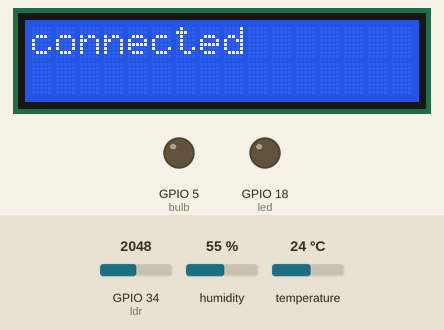
Simulated run of this sketch. Board: ESP32. On the bench: 16×2 character LCD, output pins drawn as LEDs (lit = HIGH). The inputs (shaded band) are chosen by the test bench; at power-on: temperature 24 °C, GPIO 34 (ldr) = 2048, humidity 55 %. WiFi joins after 1.5 s; servers stay silent unless stated; what the sketch prints to the serial monitor is not drawn.

Above: at 3.7 s.
At 5.8 s:
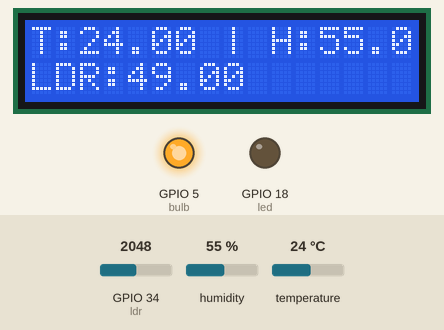
5.9 s: temperature set to 33 °C
At 8.1 s:
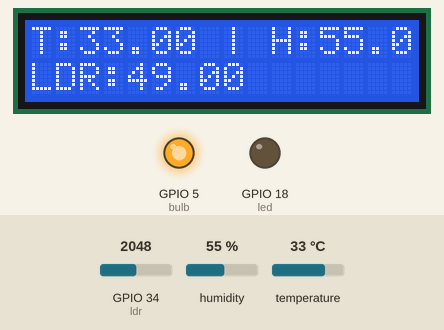
12.1 s: temperature set to 36 °C
At 14.6 s:
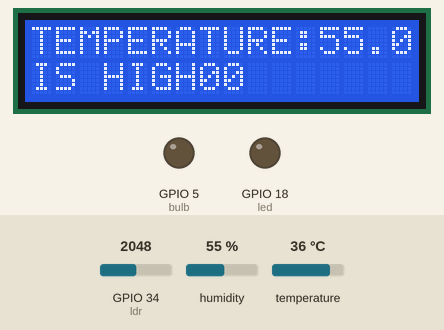
19.6 s: GPIO 34 (ldr) set to 0
At 20.4 s:
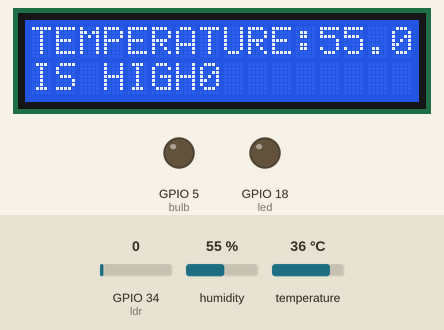
21.6 s: humidity set to 22 %
At 23.2 s:
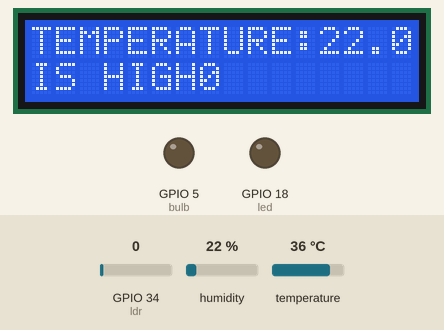
24.3 s: GPIO 34 (ldr) set to 8
31.8 s: GPIO 34 (ldr) set to 11
Timing chart, 0 to 34.8 s (numbered marks = the images above; inputs shaded):
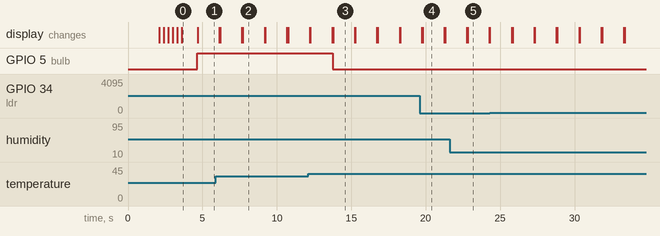

Measured:
- the behaviour switches between 34 and 35 °C on temperature (found by bisection; images 2 and 3)
- after the input at 5.9 s, the display: first differs from a run without the input after 1.8 s (image 2)
- after the input at 12.1 s, GPIO 5 (bulb): HIGH → LOW after 1.7 s; the display: first differs from a run without the input after 1.7 s (image 3)
- after the input at 19.6 s, the display: first differs from a run without the input after 0.21 s (image 4)
- what the display in image 0 shows lasts 1.1 s, from 3.6 s to 4.7 s
- what the display in image 2 shows lasts 1.5 s, from 7.7 s to 9.2 s

The sketch:

poultry_system.ino
```cpp
#include <Arduino.h>
#include <LiquidCrystal_I2C.h>
#include <WiFi.h>
#include <Firebase_ESP_Client.h>
#include "DHT.h"

LiquidCrystal_I2C lcd = LiquidCrystal_I2C(0x27, 16, 2);

#include <addons/TokenHelper.h>
#include <addons/RTDBHelper.h>

#define WIFI_SSID "" //username
#define WIFI_PASSWORD ""  //password

/* 2. Define the API Key */
#define API_KEY "" //API
//-----------------------------------------------------------------------
/* 3. Define the RTDB URL */
#define DATABASE_URL "" //Database url
//-----------------------------------------------------------------------

FirebaseJson jsonData;
FirebaseData fbdo;

FirebaseAuth auth;
FirebaseConfig config;

bool signupOK = false;


#define DHTPIN 19      // what pin we're connected to
#define DHTTYPE DHT11  // DHT 22  (AM2302)
//
DHT dht(DHTPIN, DHTTYPE);

int led = 18;
int bulb = 5;
int ldr = 34;


void setup() {
  Serial.begin(115200);
  lcd.init();
  lcd.backlight();
  pinMode(led, OUTPUT);
  pinMode(bulb, OUTPUT);
  pinMode(ldr, INPUT);
  //dht.begin();
  lcd.print(".....SYSTEM......");
  lcd.setCursor(0, 1);
  lcd.print("....BOOTING......");
  delay(2000);
  lcd.clear();

  WiFi.begin(WIFI_SSID, WIFI_PASSWORD);
  Serial.print("Connecting to Wi-Fi");
  while (WiFi.status() != WL_CONNECTED)
  {
    Serial.print(".");
    lcd.print(".");
    delay(300);
  }
  lcd.clear();
  lcd.print("connected");
  //-----------------------------------------------------------------------
  Serial.printf("Firebase Client v%s\n\n", FIREBASE_CLIENT_VERSION);

  /* Assign the api key (required) */
  config.api_key = API_KEY;

  /* Assign the RTDB URL (required) */
  config.database_url = DATABASE_URL;

  /* Assign the callback function for the long running token generation task */
  config.token_status_callback = tokenStatusCallback; //see addons/TokenHelper.h
  //-----------------------------------------------------------------------
  /*Or Sign up */
  if (Firebase.signUp(&config, &auth, "", "")) {
    Serial.println("Firebase signUp ok");
    signupOK = true;
  }
  else {
    Serial.printf("%s\n", config.signer.signupError.message.c_str());
  }
  Firebase.begin(&config, &auth);
  Firebase.reconnectWiFi(true);
  delay(1000);

}

void loop() {
  float ldr_value = analogRead(ldr);
  float humidity_value = dht.readHumidity();
  float temperature_value = dht.readTemperature();
  float percentage = map(ldr_value, 0, 4095, 0, 99);
  Serial.print("LDR Value:");
  Serial.println(ldr_value);
  Serial.print("Humidity Value:");
  Serial.println(humidity_value);
  Serial.print("Temperature Value:");
  Serial.println(temperature_value);
  lcd.setCursor(0, 0);
  lcd.print("T:");
  lcd.print(temperature_value);
  lcd.print(" | ");
  lcd.print("H:");
  lcd.print(humidity_value);
  lcd.setCursor(0, 1);
  lcd.print("LDR:");
  lcd.print(percentage);

  //CONDITIONAL STATEMENT
  if (temperature_value >= 35) {
    digitalWrite(bulb, LOW);
    lcd.setCursor(0, 0);
    lcd.print("TEMPERATURE");
    lcd.setCursor(0, 1);
    lcd.print("IS HIGH");
    delay(500);
  }
  else {
    digitalWrite(bulb, HIGH);
    lcd.setCursor(0, 0);
    lcd.print("T:");
    lcd.print(temperature_value);
    lcd.print(" | ");
    lcd.print("H:");
    lcd.print(humidity_value);
    lcd.setCursor(0, 1);
    lcd.print("LDR:");
    lcd.print(percentage);
    //lcd.clear();
    delay(500);

  }
  //GETTING DATA FROM FIREBASE
  //  if (Firebase.RTDB.getString(&fbdo, "/P1")) {
  //    String Status = fbdo.to<String>();
  //    if (Status == "1") {
  //      digitalWrite(LIGHT_A, HIGH);
  //      Serial.println("light A on");
  //    }
  //    if (Status == "0") {
  //      digitalWrite(LIGHT_A, LOW);
  //      Serial.println("light A off");
  //    }
  //  }
  //
  //
  //  //PUSHING TO FIREBASE REALTIME
  Firebase.RTDB.setFloat(&fbdo, "/Poultry/Temperature", temperature_value);
  Firebase.RTDB.setFloat(&fbdo, "/Poultry/Humidity", humidity_value);
  Firebase.RTDB.setFloat(&fbdo, "/Poultry/LDR", percentage);


  delay(500);
  lcd.clear();
}
```
